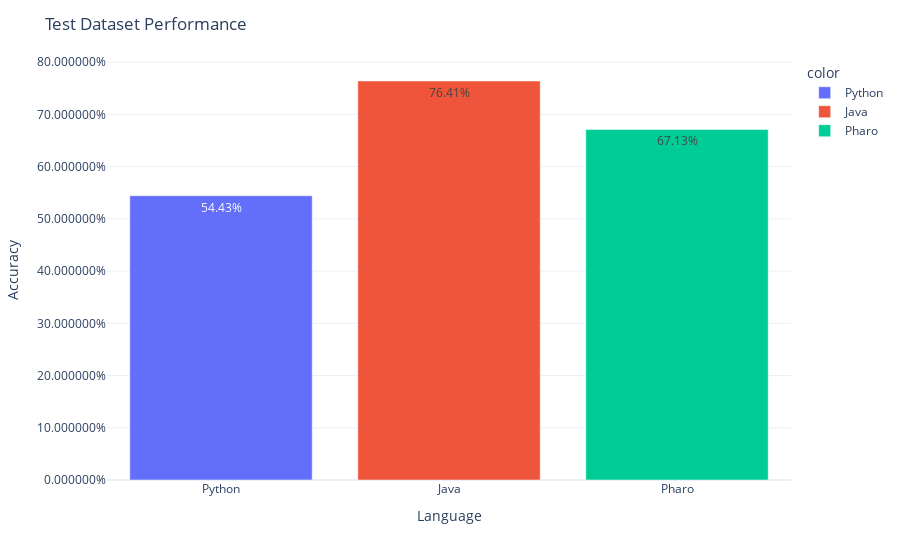

Notebook cell for this chart:
### Code cell
fig = px.bar(x=["Python", "Java", "Pharo"], text=[str(i)+"%" for i in (np.array([python_accuracy, java_accuracy, pharo_accuracy])*100).round(2)], color=["Python", "Java", "Pharo"], y=[python_accuracy, java_accuracy, pharo_accuracy], template='plotly_white')
fig.update_layout(yaxis=dict(tickformat='%', title='Accuracy'), xaxis=dict(title='Language'), title="Test Dataset Performance")

### Figure 1 — Plotly figure (JSON) as saved in the notebook; plotly's stock layout.template omitted (floating-point values rounded to 4 significant figures)
{"data": [{"alignmentgroup": "True", "hovertemplate": "color=Python<br>x=%{x}<br>y=%{y}<br>text=%{text}<extra></extra>", "legendgroup": "Python", "marker": {"color": "#636efa"}, "name": "Python", "offsetgroup": "Python", "orientation": "v", "showlegend": true, "text": ["54.43%"], "textposition": "auto", "type": "bar", "x": ["Python"], "xaxis": "x", "y": [0.5443], "yaxis": "y"}, {"alignmentgroup": "True", "hovertemplate": "color=Java<br>x=%{x}<br>y=%{y}<br>text=%{text}<extra></extra>", "legendgroup": "Java", "marker": {"color": "#EF553B"}, "name": "Java", "offsetgroup": "Java", "orientation": "v", "showlegend": true, "text": ["76.41%"], "textposition": "auto", "type": "bar", "x": ["Java"], "xaxis": "x", "y": [0.7641], "yaxis": "y"}, {"alignmentgroup": "True", "hovertemplate": "color=Pharo<br>x=%{x}<br>y=%{y}<br>text=%{text}<extra></extra>", "legendgroup": "Pharo", "marker": {"color": "#00cc96"}, "name": "Pharo", "offsetgroup": "Pharo", "orientation": "v", "showlegend": true, "text": ["67.13%"], "textposition": "auto", "type": "bar", "x": ["Pharo"], "xaxis": "x", "y": [0.6713], "yaxis": "y"}], "layout": {"barmode": "relative", "legend": {"title": {"text": "color"}, "tracegroupgap": 0}, "margin": {"t": 60}, "title": {"text": "Test Dataset Performance"}, "xaxis": {"anchor": "y", "domain": [0, 1], "title": {"text": "Language"}}, "yaxis": {"anchor": "x", "domain": [0, 1], "tickformat": "%", "title": {"text": "Accuracy"}}}}
